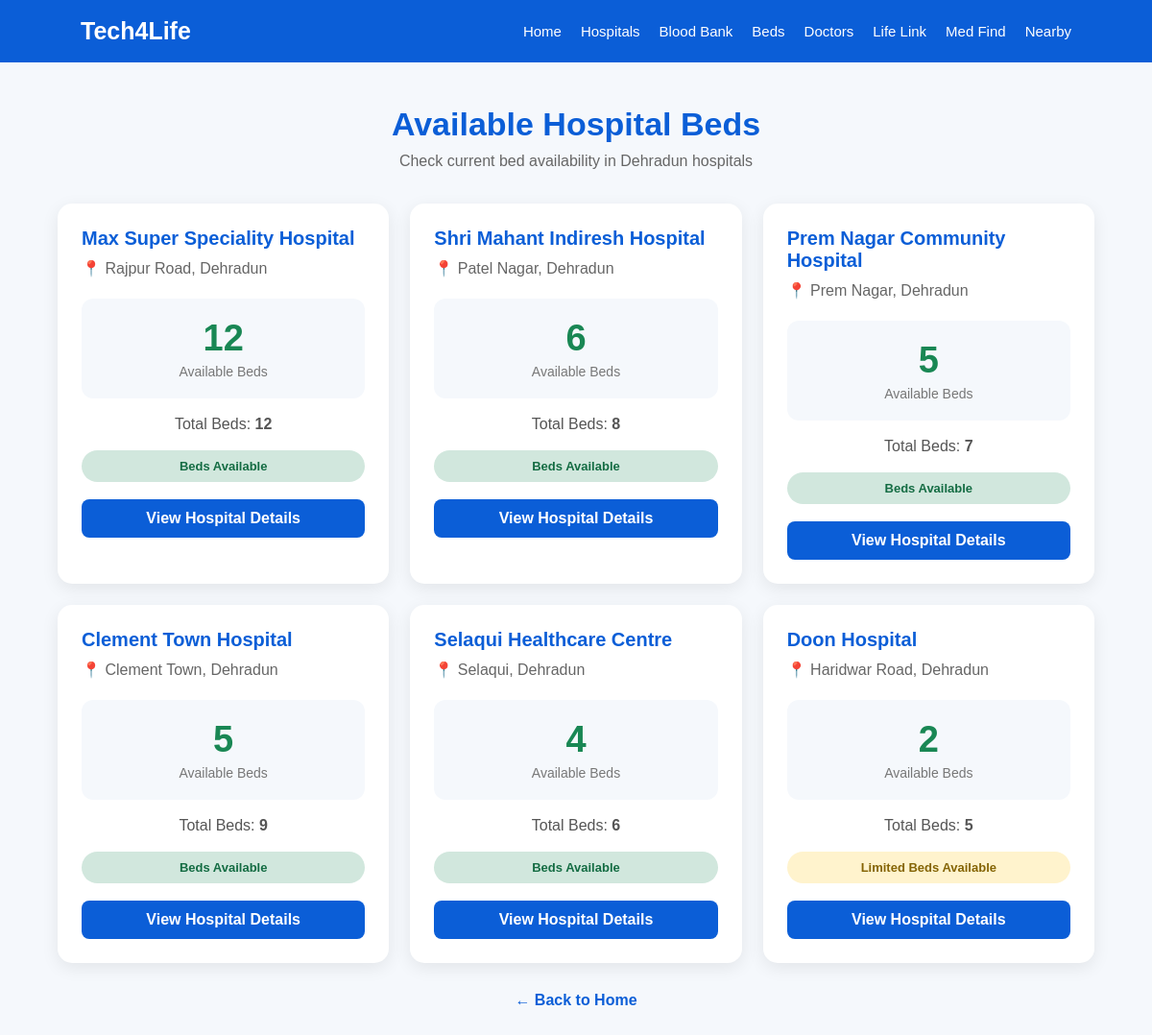
Screenshot of /beds with the database file from the repository.
### tables this page shows
CREATE TABLE hospitals (
            id INTEGER PRIMARY KEY AUTOINCREMENT,
            name TEXT NOT NULL,
            location TEXT NOT NULL,
            beds INTEGER DEFAULT 0,
            total_beds INTEGER DEFAULT 0,
            available_beds INTEGER DEFAULT 0,
            doctors INTEGER DEFAULT 0,
            medicines TEXT DEFAULT 'Available',
            phone TEXT NOT NULL
        );

### app.py (the view)
@app.route("/beds")
def beds():
    conn = get_db_connection()
    hospitals = conn.execute("""
        SELECT * FROM hospitals
        ORDER BY available_beds DESC
    """).fetchall()
    conn.close()
    return render_template(
        "beds.html",
        hospitals=hospitals
    )

### app.py (called while the page is built)
def get_db_connection():
    conn = sqlite3.connect(DATABASE)
    conn.row_factory = sqlite3.Row
    return conn

### templates/beds.html (shortened to what this page needs)
<!DOCTYPE html>
<html lang="en">
<head>
</head>
<body>
    <nav>
        <div class="logo">Tech4Life</div>
        <div class="nav-links">
            <a href="/">Home</a>
            <a href="/hospitals">Hospitals</a>
            <a href="/blood-bank">Blood Bank</a>
            <a href="/beds">Beds</a>
            <a href="/doctors">Doctors</a>
            <a href="https://visionary-semolina-8a3267.netlify.app/" target="_blank" rel="noopener">Life Link</a>
            <a href="https://glittering-halva-2beeba.netlify.app/" target="_blank" rel="noopener">Med Find</a>
            <a href="/nearby">Nearby</a>
        </div>
    </nav>
    <div class="container">
        <div class="heading">
            <h1>Available Hospital Beds</h1>
            <p>Check current bed availability in Dehradun hospitals</p>
        </div>
        <div class="beds-grid">
            {% for hospital in hospitals %}
            <div class="bed-card">
                <h2>
                    {{ hospital["name"] }}
                </h2>
                <div class="location">
                    📍 {{ hospital["location"] }}
                </div>
                <div class="bed-number">
                    <div class="available-number">
                        {{ hospital["available_beds"] }}
                    </div>
                    <div class="available-label">
                        Available Beds
                    </div>
                </div>
                <div class="total">
                    Total Beds:
                    <strong>{{ hospital["total_beds"] }}</strong>
                </div>
                {% if hospital["available_beds"] == 0 %}
                <span class="status none">
                    No Beds Available
                </span> {% elif hospital["available_beds"]
                <=2 %} <span class="status limited">
                    Limited Beds Available
                    </span>
                    {% else %}
                    <span class="status available">
                    Beds Available
                </span> {% endif %}
                    <a href="/hospital/{{ hospital['id'] }}" class="details-btn">
                View Hospital Details
            </a>
            </div>
            {% endfor %}
        </div>
        <a href="/" class="back-link">
        ← Back to Home
    </a>
    </div>
</body>
</html>

### templates/beds.html (style rules this page uses)
* { box-sizing: border-box; margin: 0; padding: 0; }
body { font-family: Arial, sans-serif; background: #f5f8fc; color: #222; }
nav { background: #0b5ed7; color: white; padding: 18px 7%; display: flex; justify-content: space-between; align-items: center; flex-wrap: wrap; gap: 15px; }
.logo { font-size: 25px; font-weight: bold; }
.nav-links { display: flex; gap: 20px; flex-wrap: wrap; }
.nav-links a { color: white; text-decoration: none; font-size: 15px; }
.container { width: 90%; max-width: 1200px; margin: 45px auto; }
.heading { text-align: center; margin-bottom: 35px; }
.heading h1 { color: #0b5ed7; font-size: 34px; margin-bottom: 10px; }
.heading p { color: #666; }
.beds-grid { display: grid; grid-template-columns: repeat(3, 1fr); gap: 22px; }
.bed-card { background: white; border-radius: 15px; padding: 25px; box-shadow: 0 5px 18px rgba(0, 0, 0, 0.08); }
.bed-card h2 { color: #0b5ed7; font-size: 20px; margin-bottom: 10px; }
.location { color: #666; margin-bottom: 22px; }
.bed-number { text-align: center; background: #f5f8fc; border-radius: 12px; padding: 20px; margin-bottom: 18px; }
.available-number { font-size: 38px; font-weight: bold; color: #198754; }
.available-label { color: #777; font-size: 14px; margin-top: 5px; }
.total { text-align: center; color: #555; margin-bottom: 18px; }
.status { display: block; text-align: center; padding: 9px; border-radius: 20px; font-size: 13px; font-weight: bold; margin-bottom: 18px; }
.available { background: #d1e7dd; color: #146c43; }
.limited { background: #fff3cd; color: #856404; }
.details-btn { display: block; text-align: center; background: #0b5ed7; color: white; text-decoration: none; padding: 11px; border-radius: 8px; font-weight: bold; }
.back-link { display: block; text-align: center; margin-top: 30px; color: #0b5ed7; text-decoration: none; font-weight: bold; }

### rows the page displays
hospitals: name "Max Super Speciality Hospital", location "Rajpur Road, Dehradun", available_beds "12", total_beds "12", shows "Beds Available"
hospitals: name "Shri Mahant Indiresh Hospital", location "Patel Nagar, Dehradun", available_beds "6", total_beds "8", shows "Beds Available"
hospitals: name "Prem Nagar Community Hospital", location "Prem Nagar, Dehradun", available_beds "5", total_beds "7", shows "Beds Available"
hospitals: name "Clement Town Hospital", location "Clement Town, Dehradun", available_beds "5", total_beds "9", shows "Beds Available"
hospitals: name "Selaqui Healthcare Centre", location "Selaqui, Dehradun", available_beds "4", total_beds "6", shows "Beds Available"
hospitals: name "Doon Hospital", location "Haridwar Road, Dehradun", available_beds "2", total_beds "5", shows "Limited Beds Available"
